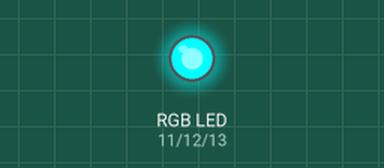
Recording of a sketch running on a simulated Arduino Uno, built with avr-gcc and run on an emulated ATmega328P. On the bench: an RGB LED mixed from three pins (HIGH = lit).

Above: at 0.5 s.
At 1.5 s:
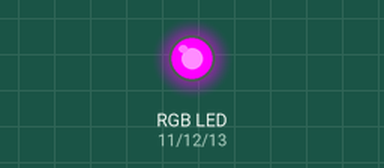
At 5.5 s:
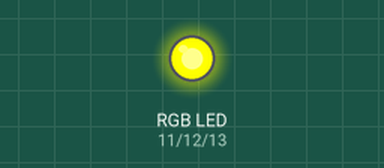
Timing chart, 0 to 6.9 s (numbered marks = the images above):
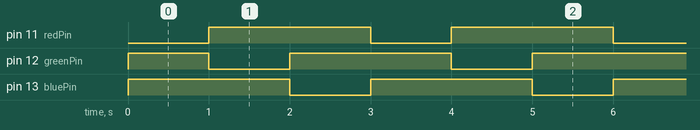

The sketch:

RGB_C__.ino
```cpp
#define redPin 11
#define greenPin 12
#define bluePin 13

void setup()
{
  pinMode(redPin, OUTPUT);
  pinMode(greenPin, OUTPUT);
  pinMode(bluePin, OUTPUT);
}

void loop()
{
  setColor(0, 255, 255);  // red
  delay(1000);
  setColor(255, 0, 255);  // green
  delay(1000);
  setColor(255, 255, 0);  // blue
  delay(1000);
}

void setColor(int red, int green, int blue)
{
  digitalWrite(redPin, red);
  digitalWrite(greenPin, green);
  digitalWrite(bluePin, blue);
}
```

Measured:
- by itself, pin 11 (redPin), pin 13 (bluePin): alternates HIGH for 2.0 s and LOW for 1.0 s
- by itself, pin 12 (greenPin): repeats every 3.0 s: LOW 1.0 s, HIGH 2.0 s
- by itself, everything shown: repeats every 3.0 s, in 3 steps
